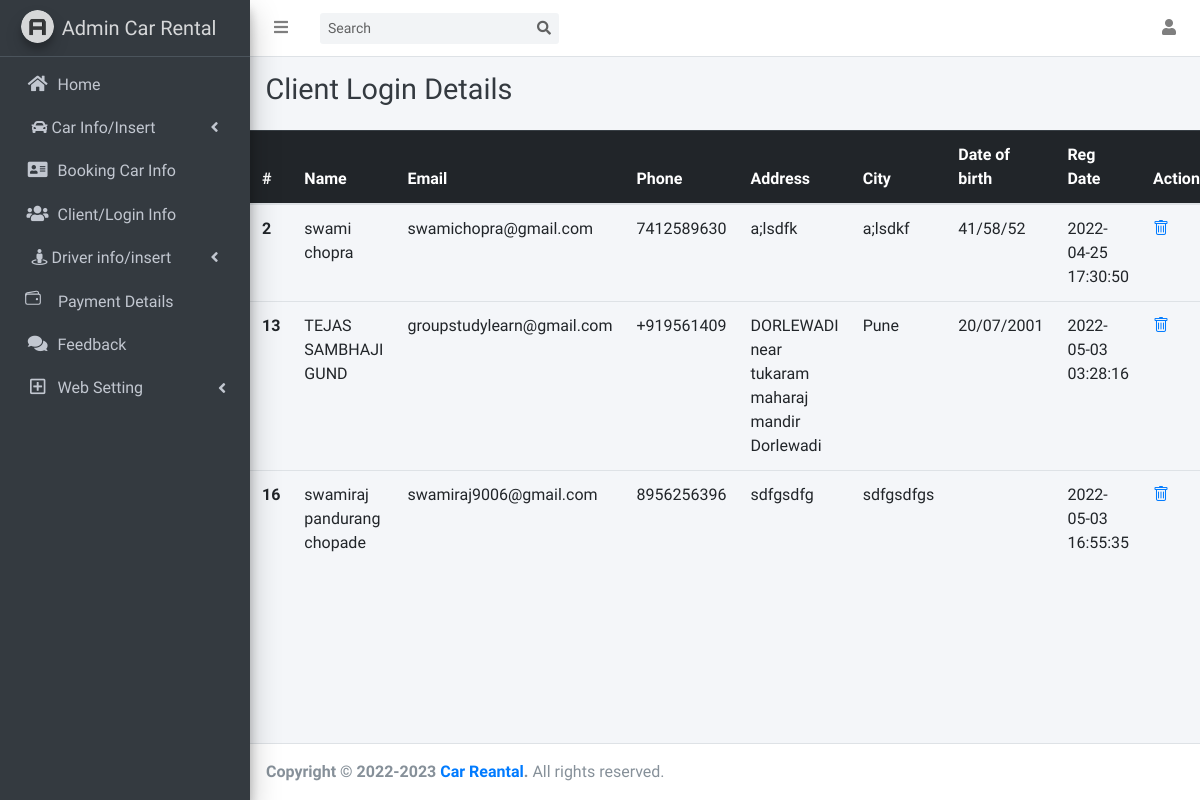
The page /client_login_info.php (signed in) on the database its author committed.
### tables this page shows
CREATE TABLE `tbluser` (
  `uid` int(10) NOT NULL,
  `fullname` varchar(100) DEFAULT NULL,
  `userprofile` longblob DEFAULT NULL,
  `email` varchar(50) DEFAULT NULL,
  `password` varchar(100) DEFAULT NULL,
  `contactno` char(10) DEFAULT NULL,
  `dob` varchar(50) DEFAULT NULL,
  `address` varchar(255) DEFAULT NULL,
  `city` varchar(70) DEFAULT NULL,
  `country` varchar(70) DEFAULT NULL,
  `regdate` timestamp NOT NULL DEFAULT current_timestamp(),
  `updationdate` timestamp NULL DEFAULT NULL ON UPDATE current_timestamp()
);

### client_login_info.php (the view, shortened to what this page needs)
<!DOCTYPE html>
<html lang="en">
<head>
  <?php
  include "head.php";
  ?>
</head>
<body class="hold-transition sidebar-mini layout-fixed">
  <div class="wrapper">
    <?php
    include "leftmeun.php";
    ?>
    <div class="content-wrapper">
      <div class="content-header">
        <div class="container-fluid">
          <div class="row mb-2">
            <div class="col-sm-6">
              <h1 class="m-0 text-dark">Client Login Details</h1>
            </div>
            <div class="col-sm-6">
            </div>
          </div>
        </div>
      </div>
      <?php
            include 'config.php';
            $sql = "SELECT * FROM tbluser";
            $result = mysqli_query($conn, $sql) or die("Query Unsuccessful.");
            if (mysqli_num_rows($result) > 0) {
            ?>
      <table class="table">
        <thead class="table-dark">
          <tr>
            <th scope="col">#</th>
            <th scope="col">Name</th>
            <th scope="col">Email</th>
            <th scope="col">Phone</th>
            <th scope="col">Address</th>
            <th scope="col">City</th>
            <th scope="col">Date of birth</th>
            <th scope="col">Reg Date</th>
            <th scope="col">Action</th>
          </tr>
        </thead>
        <tbody>
        <?php
        while ($row = mysqli_fetch_assoc($result)) {
        ?>
          <tr>
            <th scope="row"><?php echo $row['uid']; ?></th>
            <td><?php echo $row['fullname']; ?></td>
            <td><?php echo $row['email']; ?></td>
            <td><?php echo $row['contactno']; ?></td>
            <td><?php echo $row['address']; ?></td>
            <td><?php echo $row['city']; ?></td>
            <td><?php echo $row['dob']; ?></td>
            <td><?php echo $row['regdate']; ?></td>
            <td>
            <a href='delete_client.php?id=<?php echo $row['uid']; ?> '><i class='fa fa-close'></i><i class='bi bi-trash'></i></a>
            </td>
          </tr>
          <?php } ?>
        </tbody>
      </table>
      <?php } else {
              echo "<h2>No Record Found</h2>";
            }
            ?>
    </div>
    <?php
    include "footer.php";
    ?>
  </div>
</body>
</html>

### rows shown on the page
tbluser: uid "2", fullname "swami chopra", email "swamichopra@gmail.com", contactno "7412589630", address "a;lsdfk", city "a;lsdkf", dob "41/58/52", regdate "2022-04-25 17:30:50"
tbluser: uid "13", fullname "TEJAS SAMBHAJI GUND", email "groupstudylearn@gmail.com", contactno "+919561409", address "DORLEWADI near tukaram maharaj mandir Dorlewadi", city "Pune", dob "20/07/2001", regdate "2022-05-03 03:28:16"
tbluser: uid "16", fullname "swamiraj pandurang chopade", email "swamiraj9006@gmail.com", contactno "8956256396", address "sdfgsdfg", city "sdfgsdfgs", regdate "2022-05-03 16:55:35"
